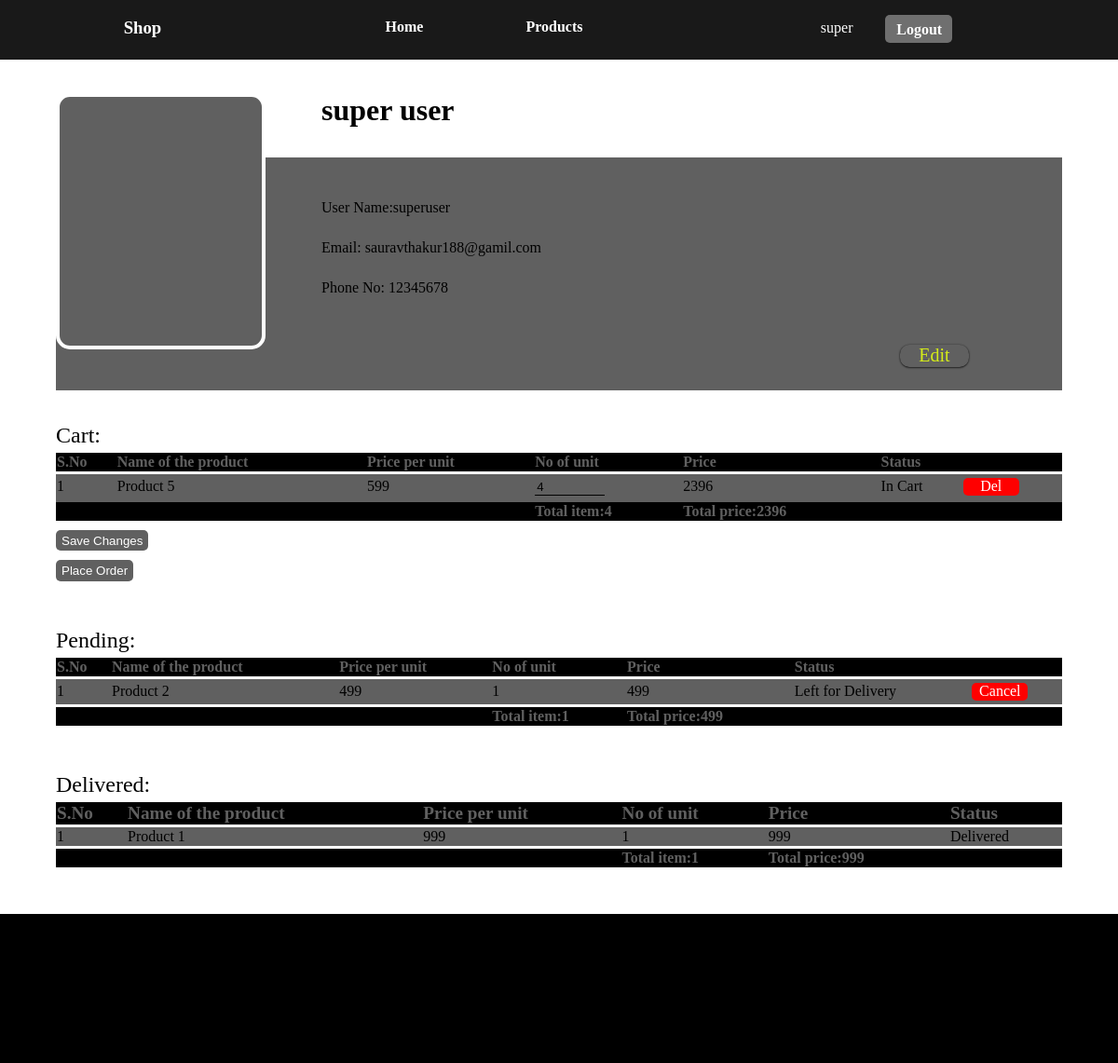
Page /user/user_info/ (signed in) on the earlier database version.
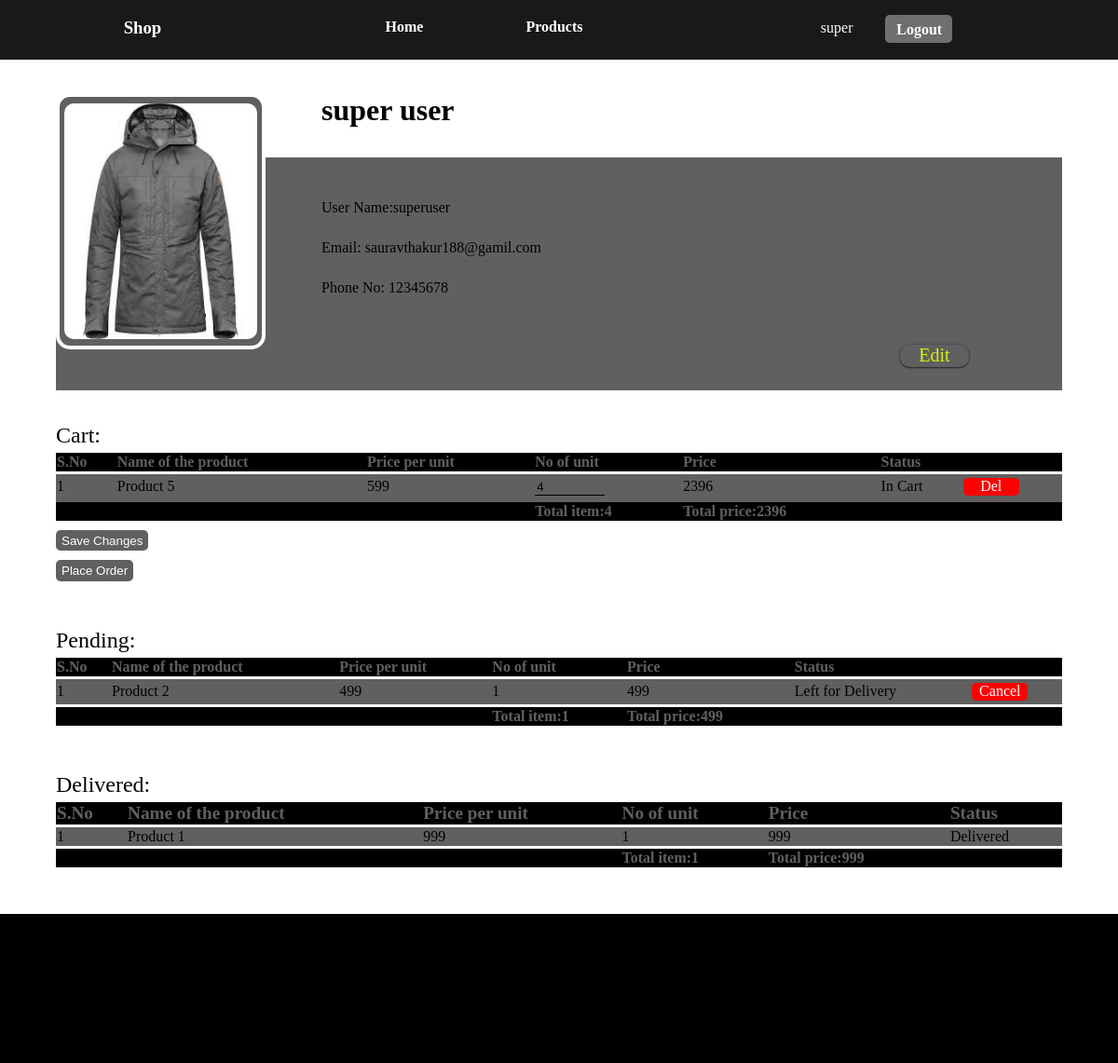
Same page on the later database version.
### user/models.py (models this page shows, shortened)
class User(AbstractUser):
    profile_picture=models.ImageField(upload_to='img/user_profile_picture',null=True)
    phone_no=models.IntegerField(null=True)
    address=models.CharField(null=True,max_length=200)

### user/views.py (the view, shortened to what this page needs)
# urls.py: path('user_info/',views.user_info,name="user_info"),
def user_info(request):
    cart_items=order.objects.filter(customer=request.user).filter(status='In Cart')
    delivered_items=order.objects.filter(customer=request.user).filter(status='Delivered')
    pending_items=order.objects.filter(customer=request.user).filter(status='Pending') | order.objects.filter(customer=request.user).filter(status='Left for Delivery')
    context={
        'profile':request.user,
        'cart_items':cart_items,
        'pending_items':pending_items,
        'delivered_items':delivered_items
    }
    if request.user.is_authenticated:
        return render(request,'user_info.html',context)
    else:
        pass

### user/templates/user_info.html (shortened to what the changed rows need)
{% extends 'base.html' %}
{% load static %}
{% block css %}
    <link rel="stylesheet" href="{% static 'css/user-info.css' %}">
{% endblock %}
{% block content %}
    <div class="user-info">
        <div class="img-container">
            {% if profile.profile_picture %}
                <img src="{{profile.profile_picture.url}}" alt="" srcset="">
            {% endif %}
        </div>
        <h3 class="user-name">{{profile.first_name}} {{profile.last_name}}</h3>
        <div class="descrip">
            <p>User Name:{{profile.username}}</p>
            <p>Email:    {{profile.email}}</p>
            <p>Phone No: {{profile.phone_no}}</p><br><br>
            <div class="edit-info-btn">
                <a href="/user/edituserinfo">Edit</a>
            </div>
        </div>
    </div>
    {% if cart_items %}
        <div class="cart-products">
                <table>
                    <tr class="title-row">
                        <th>S.No</th>
                        <th>Name of the product</th>
                        <th>Price per unit</th>
                        <th>No of unit</th>
                        <th>Price</th>
                        <th>Status</th>
                        <th></th>
                    </tr>
                </table>
                <input type="submit" name="btn" value="Save Changes" form="change" class="cart-btn"><br>
        </div>
    {% endif %}
    {% if pending_items %}
        <div class="pending-items">
                <table>
                    <tr class="title-row">
                        <th>S.No</th>
                        <th>Name of the product</th>
                        <th>Price per unit</th>
                        <th>No of unit</th>
                        <th>Price</th>
                        <th>Status</th>
                        <th></th>
                    </tr>
                </table>
        </div>
    {% endif %}
    {% if delivered_items %}
    <div class="delivered-items">
            <table>
                <tr class="title-row">
                    <th>S.No</th>
                    <th>Name of the product</th>
                    <th>Price per unit</th>
                    <th>No of unit</th>
                    <th>Price</th>
                    <th>Status</th>
                </tr>
            </table>
    </div>
{% endif %}
{% endblock %}

### products/templates/base.html (shortened to what this page needs)
{% load static %}
<!DOCTYPE html>
<html lang="en">
<head>
    {% block css %}
    {% endblock %}
</head>
<body>
    <header class="nav">
            <div id="logo-container">
                <h3 class="logo">Shop</h3>
            </div>
            <div class="link-container">
                <ul class="links">
                    <li class="link"><a href="/">Home</a></li>
                    <li class="link"><a href="/products/">Products</a></li>
                </ul>
            </div>
            <div class="user-options">
                {% if user.is_authenticated %}
                    <div class="name"><a href="/user/user_info">{{user.first_name}}</a></div>
                    <div class="logout"><a href="/user/logout">Logout</a></div>
                {% else %}
                    <div class="register"><a href="/user/register">Register</a></div>
                    <div class="login" ><a href="/user/login/">Login</a></div>
                {% endif %}
            </div>
    </header>
    {% block content %}
    {% endblock %}
    <footer>
    </footer>
</body>
</html>

Differences in the rows shown:
changed User "super": profile_picture: picture added
